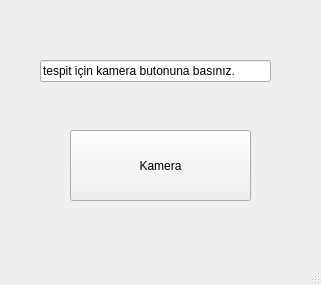
<?xml version="1.0" encoding="UTF-8"?>
<ui version="4.0">
 <class>MainWindow</class>
 <widget class="QMainWindow" name="MainWindow">
  <property name="geometry">
   <rect>
    <x>0</x>
    <y>0</y>
    <width>321</width>
    <height>285</height>
   </rect>
  </property>
  <property name="windowTitle">
   <string>MainWindow</string>
  </property>
  <widget class="QWidget" name="centralwidget">
   <widget class="QPushButton" name="kameraAc">
    <property name="geometry">
     <rect>
      <x>70</x>
      <y>130</y>
      <width>181</width>
      <height>71</height>
     </rect>
    </property>
    <property name="maximumSize">
     <size>
      <width>350</width>
      <height>250</height>
     </size>
    </property>
    <property name="text">
     <string>Kamera</string>
    </property>
   </widget>
   <widget class="QLineEdit" name="lineEdit">
    <property name="geometry">
     <rect>
      <x>40</x>
      <y>60</y>
      <width>231</width>
      <height>22</height>
     </rect>
    </property>
    <property name="text">
     <string>tespit için kamera butonuna basınız.</string>
    </property>
   </widget>
  </widget>
  <widget class="QMenuBar" name="menubar">
   <property name="geometry">
    <rect>
     <x>0</x>
     <y>0</y>
     <width>321</width>
     <height>26</height>
    </rect>
   </property>
  </widget>
  <widget class="QStatusBar" name="statusbar"/>
 </widget>
 <resources/>
 <connections/>
</ui>
